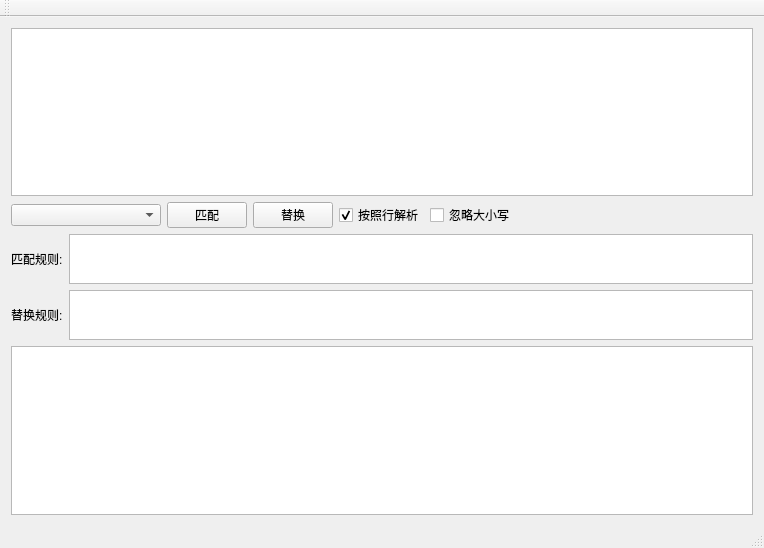
<?xml version="1.0" encoding="UTF-8"?>
<ui version="4.0">
 <class>MainWindow</class>
 <widget class="QMainWindow" name="MainWindow">
  <property name="geometry">
   <rect>
    <x>0</x>
    <y>0</y>
    <width>764</width>
    <height>548</height>
   </rect>
  </property>
  <property name="windowTitle">
   <string>TEXT_REGEX</string>
  </property>
  <widget class="QWidget" name="centralWidget">
   <layout class="QVBoxLayout" name="verticalLayout_2">
    <item>
     <widget class="QTextEdit" name="txt_src">
      <property name="sizePolicy">
       <sizepolicy hsizetype="Expanding" vsizetype="Expanding">
        <horstretch>0</horstretch>
        <verstretch>0</verstretch>
       </sizepolicy>
      </property>
     </widget>
    </item>
    <item>
     <layout class="QHBoxLayout" name="horizontalLayout">
      <item>
       <widget class="QComboBox" name="regex_method">
        <property name="sizePolicy">
         <sizepolicy hsizetype="Preferred" vsizetype="Fixed">
          <horstretch>0</horstretch>
          <verstretch>0</verstretch>
         </sizepolicy>
        </property>
        <property name="minimumSize">
         <size>
          <width>150</width>
          <height>0</height>
         </size>
        </property>
        <property name="baseSize">
         <size>
          <width>0</width>
          <height>0</height>
         </size>
        </property>
       </widget>
      </item>
      <item>
       <widget class="QPushButton" name="regex_match">
        <property name="text">
         <string>匹配</string>
        </property>
       </widget>
      </item>
      <item>
       <widget class="QPushButton" name="regex_replace">
        <property name="text">
         <string>替换</string>
        </property>
       </widget>
      </item>
      <item>
       <widget class="QCheckBox" name="cb_regex_on_line">
        <property name="text">
         <string>按照行解析</string>
        </property>
        <property name="checked">
         <bool>true</bool>
        </property>
       </widget>
      </item>
      <item>
       <widget class="QCheckBox" name="cb_regex_ingore_vaps">
        <property name="text">
         <string>忽略大小写</string>
        </property>
       </widget>
      </item>
      <item>
       <spacer name="horizontalSpacer">
        <property name="orientation">
         <enum>Qt::Horizontal</enum>
        </property>
        <property name="sizeHint" stdset="0">
         <size>
          <width>40</width>
          <height>20</height>
         </size>
        </property>
       </spacer>
      </item>
     </layout>
    </item>
    <item>
     <layout class="QVBoxLayout" name="verticalLayout">
      <item>
       <layout class="QHBoxLayout" name="horizontalLayout_2">
        <property name="spacing">
         <number>6</number>
        </property>
        <item>
         <widget class="QLabel" name="label">
          <property name="text">
           <string>匹配规则:</string>
          </property>
         </widget>
        </item>
        <item>
         <widget class="QTextEdit" name="txt_regex_match">
          <property name="maximumSize">
           <size>
            <width>16777215</width>
            <height>50</height>
           </size>
          </property>
         </widget>
        </item>
       </layout>
      </item>
      <item>
       <layout class="QHBoxLayout" name="horizontalLayout_3">
        <item>
         <widget class="QLabel" name="label_2">
          <property name="text">
           <string>替换规则:</string>
          </property>
         </widget>
        </item>
        <item>
         <widget class="QTextEdit" name="txt_regex_replace">
          <property name="maximumSize">
           <size>
            <width>16777215</width>
            <height>50</height>
           </size>
          </property>
         </widget>
        </item>
       </layout>
      </item>
     </layout>
    </item>
    <item>
     <widget class="QTextEdit" name="txt_dst">
      <property name="sizePolicy">
       <sizepolicy hsizetype="Expanding" vsizetype="Expanding">
        <horstretch>0</horstretch>
        <verstretch>0</verstretch>
       </sizepolicy>
      </property>
     </widget>
    </item>
   </layout>
  </widget>
  <widget class="QMenuBar" name="menuBar">
   <property name="geometry">
    <rect>
     <x>0</x>
     <y>0</y>
     <width>764</width>
     <height>23</height>
    </rect>
   </property>
  </widget>
  <widget class="QToolBar" name="mainToolBar">
   <attribute name="toolBarArea">
    <enum>TopToolBarArea</enum>
   </attribute>
   <attribute name="toolBarBreak">
    <bool>false</bool>
   </attribute>
  </widget>
  <widget class="QStatusBar" name="statusBar"/>
 </widget>
 <layoutdefault spacing="6" margin="11"/>
 <resources/>
 <connections/>
 <slots>
  <slot>btn_regex_match()</slot>
 </slots>
</ui>
